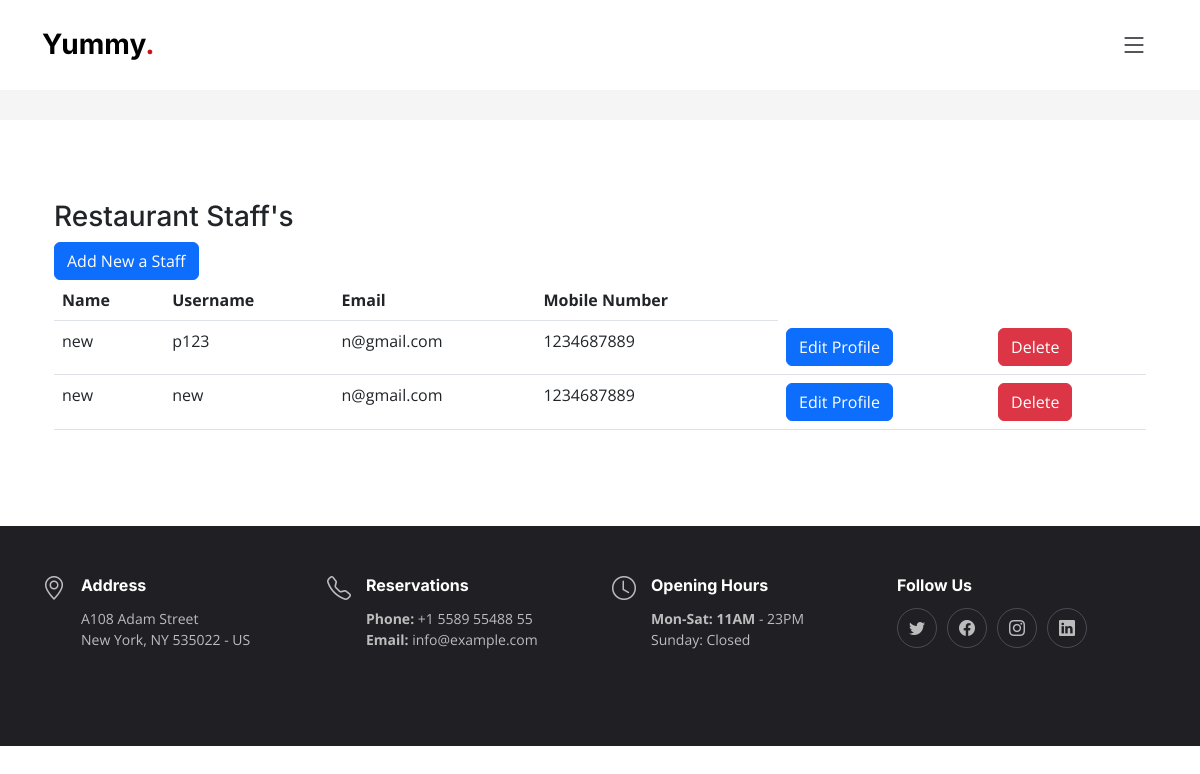
The page /admin_staff_manage on the database its author committed.
### foodapp/models.py (models this page shows)
class Resturant_staff(models.Model) :
    rs_username = models.CharField(max_length=20)
    rs_name = models.CharField(max_length = 200)
    rs_email = models.CharField(max_length=20)
    rs_mobileNumber = models.CharField(max_length=12)
    rs_password = models.CharField(max_length=20)

### foodapp/views.py (the view)
# urls.py: path('admin_staff_manage',views.admin_staff_manage,name="admin_staff_manage"),
def admin_staff_manage(request):
    cr=Resturant_staff.objects.all()
    return render(request,'admin_Staff.html',{'r_staff':cr})

### foodapp/templates/admin_Staff.html (shortened to what this page needs)
{% extends 'admin_layout.html' %}
{% block content %}
<div class="container" data-aos="fade-up">
    <h3>Restaurant Staff's</h3>
    <button type="button" class="btn btn-primary">Add New a Staff</button>
    <table class="table">
        <thead>
          <tr>
            <th scope="col">Name</th>
            <th scope="col">Username</th>
            <th scope="col">Email</th>
            <th scope="col">Mobile Number</th>
          </tr>
        </thead>
        {% for rs in r_staff %}
        <tbody>
          <tr>
            <td>{{rs.rs_name}}</td>
            <td>{{rs.rs_username}}</td>
            <td>{{rs.rs_email}}</td>
            <td>{{rs.rs_mobileNumber}}</td>
            <td><button type="button" class="btn btn-primary">Edit Profile</button></td>
            <td><a href="/adminstaff_delete/{{rs.id}}" type="button" class="btn btn-danger">Delete</a></td>
          </tr>
        </tbody>
        {% endfor %}
      </table>
</div>
{% endblock %}

### foodapp/static/assets/css/main.css (style rules this page uses)
:root { --font-default: "Open Sans", system-ui, -apple-system, "Segoe UI", Roboto, "Helvetica Neue", Arial, "Noto Sans", "Liberation Sans", sans-serif, "Apple Color Emoji", "Segoe UI Emoji", "Segoe UI Symbol", "Noto Color Emoji"; --font-primary: "Amatic SC", sans-serif; --font-secondary: "Inter", sans-serif; }
:root { --color-default: #212529; --color-primary: #ce1212; --color-secondary: #37373f; }
:root { scroll-behavior: smooth; }
body { font-family: var(--font-default); color: var(--color-default); }
a { color: var(--color-primary); text-decoration: none; }
h1, h2, h3, h4, h5, h6 { font-family: var(--font-secondary); }

### rows shown on the page
Resturant_staff: rs_name "new", rs_username "p123", rs_email "n@gmail.com", rs_mobileNumber "1234687889"
Resturant_staff: rs_name "new", rs_username "new", rs_email "n@gmail.com", rs_mobileNumber "1234687889"
